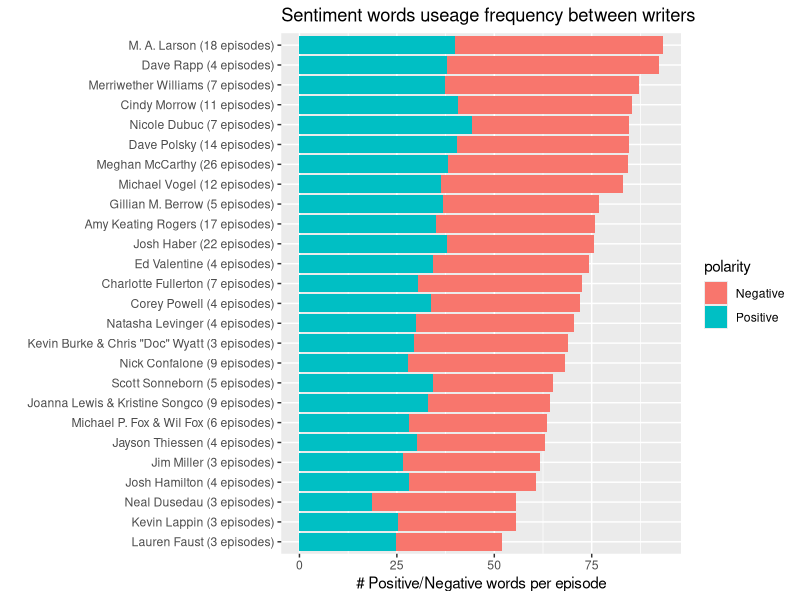

Write R code to recreate this figure.
options(stringsAsFactors = F)
library(tidyverse)
writer_score <- read_csv("writer_score.csv")
full_mlp <- read_csv("full_mlp.csv")
# remove thre shorts and a MLP movie
full_mlp <- full_mlp[-c(196,198:200),]
writer_score$Positive <- 0
writer_score$Negative <- 0
# We only consider writers who wrote more than 2 episodes
writer_score <- writer_score %>% filter(N > 2)
library(tidytext)
# Creat my own sentiment words
my_sentiment <- rbind(get_sentiments('b'), 
                      data.frame(word=c('no','not',"don't","haven't","won't", "never", "can't", "couldn't", "without"),
                                 sentiment='negative'))
# Please note tht there are dulpicate in my_sentiment, remove duplicate
my_sentiment <- my_sentiment[!duplicated(my_sentiment$word),]
for(i in 1:26)
{
  writer_name <- writer_score$writer[i]
  writer_content <- full_mlp %>% filter(str_detect(writer,writer_name))
  Total_number <- length(writer_content$writer)
  tidy_content <- writer_content %>% unnest_tokens(word,content) %>% inner_join(my_sentiment)
  score <- tidy_content %>% count(sentiment)
  writer_score[i,3] <- score$n[2]/Total_number
  writer_score[i,4] <- score$n[1]/Total_number
}
# please note that we will use 'Fox' to represent 'Michael P. Fox & Wil Fox',
# 'Joanna Lewis' to represent 'Joanna Lewis & Kristine Songco', 
# 'Kevin Burke' to represent 'Kevin Burke & Chris "Doc" Wyatt'
writer_score$writer <- str_replace(writer_score$writer,'Fox', 'Michael P. Fox & Wil Fox')
writer_score$writer <- str_replace(writer_score$writer,'Joanna Lewis', 'Joanna Lewis & Kristine Songco')
writer_score$writer <- str_replace(writer_score$writer,'Kevin Burke', 'Kevin Burke & Chris "Doc" Wyatt')

writer_score$writer <- paste0(writer_score$writer, ' (', writer_score$N, ' episodes)')
writer_score$writer <- fct_reorder(writer_score$writer,writer_score$Positive+writer_score$Negative)


question6_data <- writer_score %>% mutate(score=Positive+Negative) %>% 
  select(1,2,5) %>% mutate(type='sentiment_word')

write.csv(question6_data,'question6_data.csv',row.names = F)



new_writer_score <- writer_score %>% select(-2) %>% gather('Positive', 'Negative', key=polarity, value=sent_score)

new_writer_score %>% ggplot(aes(writer,sent_score,fill=polarity))+
  geom_col()+coord_flip()+labs(x='', y='# Positive/Negative words per episode', 
                               title = 'Sentiment words useage frequency between writers')
# now we plot positive/negative words propotion chart
writer_score$pos_prop <- writer_score$Positive/(writer_score$Positive+writer_score$Negative)
writer_score$writer <- fct_reorder(writer_score$writer,writer_score$pos_prop)

new_writer_score <- writer_score %>% select(-2) %>% gather('Positive', 'Negative', key=polarity, value=sent_score)
